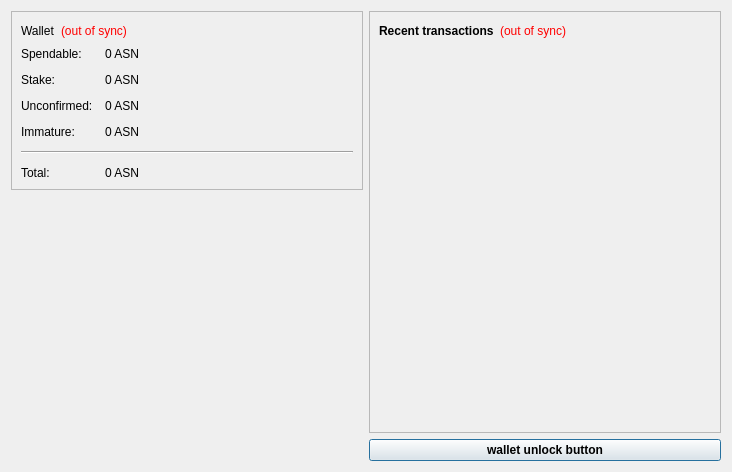
<?xml version="1.0" encoding="UTF-8"?>
<ui version="4.0">
 <class>OverviewPage</class>
 <widget class="QWidget" name="OverviewPage">
  <property name="geometry">
   <rect>
    <x>0</x>
    <y>0</y>
    <width>732</width>
    <height>472</height>
   </rect>
  </property>
  <property name="windowTitle">
   <string>Form</string>
  </property>
  <layout class="QHBoxLayout" name="horizontalLayout" stretch="0,0">
   <item>
    <layout class="QVBoxLayout" name="verticalLayout_2">
     <item>
      <widget class="QFrame" name="frame">
       <property name="frameShape">
        <enum>QFrame::StyledPanel</enum>
       </property>
       <property name="frameShadow">
        <enum>QFrame::Raised</enum>
       </property>
       <layout class="QVBoxLayout" name="verticalLayout_4">
        <item>
         <layout class="QHBoxLayout" name="horizontalLayout_4">
          <item>
           <widget class="QLabel" name="label_5">
            <property name="font">
             <font>
              <weight>50</weight>
              <bold>false</bold>
             </font>
            </property>
            <property name="text">
             <string>Wallet</string>
            </property>
           </widget>
          </item>
          <item>
           <widget class="QLabel" name="labelWalletStatus">
            <property name="toolTip">
             <string>The displayed information may be out of date. Your wallet automatically synchronizes with the ascension network after a connection is established, but this process has not completed yet.</string>
            </property>
            <property name="styleSheet">
             <string notr="true">QLabel { color: red; }</string>
            </property>
            <property name="text">
             <string notr="true">(out of sync)</string>
            </property>
            <property name="alignment">
             <set>Qt::AlignLeading|Qt::AlignLeft|Qt::AlignVCenter</set>
            </property>
           </widget>
          </item>
          <item>
           <spacer name="horizontalSpacer_2">
            <property name="orientation">
             <enum>Qt::Horizontal</enum>
            </property>
            <property name="sizeHint" stdset="0">
             <size>
              <width>40</width>
              <height>20</height>
             </size>
            </property>
           </spacer>
          </item>
         </layout>
        </item>
        <item>
         <layout class="QFormLayout" name="formLayout_2">
          <property name="fieldGrowthPolicy">
           <enum>QFormLayout::AllNonFixedFieldsGrow</enum>
          </property>
          <property name="horizontalSpacing">
           <number>12</number>
          </property>
          <property name="verticalSpacing">
           <number>12</number>
          </property>
          <item row="0" column="0">
           <widget class="QLabel" name="label">
            <property name="text">
             <string>Spendable:</string>
            </property>
           </widget>
          </item>
          <item row="0" column="1">
           <widget class="QLabel" name="labelBalance">
            <property name="font">
             <font>
              <weight>50</weight>
              <bold>false</bold>
             </font>
            </property>
            <property name="cursor">
             <cursorShape>IBeamCursor</cursorShape>
            </property>
            <property name="toolTip">
             <string>Your current spendable balance</string>
            </property>
            <property name="text">
             <string notr="true">0 ASN</string>
            </property>
            <property name="textInteractionFlags">
             <set>Qt::LinksAccessibleByMouse|Qt::TextSelectableByKeyboard|Qt::TextSelectableByMouse</set>
            </property>
           </widget>
          </item>
          <item row="1" column="0">
           <widget class="QLabel" name="label_6">
            <property name="text">
             <string>Stake:</string>
            </property>
           </widget>
          </item>
          <item row="1" column="1">
           <widget class="QLabel" name="labelStake">
            <property name="font">
             <font>
              <weight>50</weight>
              <bold>false</bold>
             </font>
            </property>
            <property name="cursor">
             <cursorShape>IBeamCursor</cursorShape>
            </property>
            <property name="toolTip">
             <string>Total of coins that was staked, and do not yet count toward the current balance</string>
            </property>
            <property name="text">
             <string notr="true">0 ASN</string>
            </property>
            <property name="textInteractionFlags">
             <set>Qt::LinksAccessibleByMouse|Qt::TextSelectableByKeyboard|Qt::TextSelectableByMouse</set>
            </property>
           </widget>
          </item>
          <item row="2" column="0">
           <widget class="QLabel" name="label_3">
            <property name="text">
             <string>Unconfirmed:</string>
            </property>
           </widget>
          </item>
          <item row="2" column="1">
           <widget class="QLabel" name="labelUnconfirmed">
            <property name="font">
             <font>
              <weight>50</weight>
              <bold>false</bold>
             </font>
            </property>
            <property name="cursor">
             <cursorShape>IBeamCursor</cursorShape>
            </property>
            <property name="toolTip">
             <string>Total of transactions that have yet to be confirmed, and do not yet count toward the current balance</string>
            </property>
            <property name="text">
             <string notr="true">0 ASN</string>
            </property>
            <property name="textInteractionFlags">
             <set>Qt::LinksAccessibleByMouse|Qt::TextSelectableByKeyboard|Qt::TextSelectableByMouse</set>
            </property>
           </widget>
          </item>
          <item row="3" column="0">
           <widget class="QLabel" name="labelImmatureText">
            <property name="text">
             <string>Immature:</string>
            </property>
           </widget>
          </item>
          <item row="3" column="1">
           <widget class="QLabel" name="labelImmature">
            <property name="font">
             <font>
              <weight>50</weight>
              <bold>false</bold>
             </font>
            </property>
            <property name="toolTip">
             <string>Mined balance that has not yet matured</string>
            </property>
            <property name="text">
             <string notr="true">0 ASN</string>
            </property>
            <property name="textInteractionFlags">
             <set>Qt::LinksAccessibleByMouse|Qt::TextSelectableByKeyboard|Qt::TextSelectableByMouse</set>
            </property>
           </widget>
          </item>
          <item row="4" column="0" colspan="2">
           <widget class="Line" name="line">
            <property name="orientation">
             <enum>Qt::Horizontal</enum>
            </property>
           </widget>
          </item>
          <item row="5" column="0">
           <widget class="QLabel" name="labelTotalText">
            <property name="text">
             <string>Total:</string>
            </property>
           </widget>
          </item>
          <item row="5" column="1">
           <widget class="QLabel" name="labelTotal">
            <property name="font">
             <font>
              <weight>50</weight>
              <bold>false</bold>
             </font>
            </property>
            <property name="cursor">
             <cursorShape>IBeamCursor</cursorShape>
            </property>
            <property name="toolTip">
             <string>Your current total balance</string>
            </property>
            <property name="text">
             <string notr="true">0 ASN</string>
            </property>
            <property name="textInteractionFlags">
             <set>Qt::LinksAccessibleByMouse|Qt::TextSelectableByKeyboard|Qt::TextSelectableByMouse</set>
            </property>
           </widget>
          </item>
         </layout>
        </item>
       </layout>
      </widget>
     </item>
     <item>
      <spacer name="verticalSpacer_4">
       <property name="orientation">
        <enum>Qt::Vertical</enum>
       </property>
       <property name="sizeHint" stdset="0">
        <size>
         <width>20</width>
         <height>40</height>
        </size>
       </property>
      </spacer>
     </item>
     <item>
      <widget class="QLabel" name="label_2">
       <property name="text">
        <string/>
       </property>
       <property name="pixmap">
        <pixmap resource="../bitcoin.qrc">:/images/wallet_logo</pixmap>
       </property>
       <property name="alignment">
        <set>Qt::AlignCenter</set>
       </property>
      </widget>
     </item>
     <item>
      <spacer name="verticalSpacer">
       <property name="orientation">
        <enum>Qt::Vertical</enum>
       </property>
       <property name="sizeHint" stdset="0">
        <size>
         <width>20</width>
         <height>40</height>
        </size>
       </property>
      </spacer>
     </item>
    </layout>
   </item>
   <item>
    <layout class="QVBoxLayout" name="verticalLayout_3">
     <item>
      <widget class="QFrame" name="frame_2">
       <property name="frameShape">
        <enum>QFrame::StyledPanel</enum>
       </property>
       <property name="frameShadow">
        <enum>QFrame::Raised</enum>
       </property>
       <layout class="QVBoxLayout" name="verticalLayout">
        <item>
         <layout class="QHBoxLayout" name="horizontalLayout_2">
          <item>
           <widget class="QLabel" name="label_4">
            <property name="text">
             <string>&lt;b&gt;Recent transactions&lt;/b&gt;</string>
            </property>
           </widget>
          </item>
          <item>
           <widget class="QLabel" name="labelTransactionsStatus">
            <property name="toolTip">
             <string>The displayed information may be out of date. Your wallet automatically synchronizes with the ascension network after a connection is established, but this process has not completed yet.</string>
            </property>
            <property name="styleSheet">
             <string notr="true">QLabel { color: red; }</string>
            </property>
            <property name="text">
             <string notr="true">(out of sync)</string>
            </property>
            <property name="alignment">
             <set>Qt::AlignRight|Qt::AlignTrailing|Qt::AlignVCenter</set>
            </property>
           </widget>
          </item>
          <item>
           <spacer name="horizontalSpacer">
            <property name="orientation">
             <enum>Qt::Horizontal</enum>
            </property>
            <property name="sizeHint" stdset="0">
             <size>
              <width>40</width>
              <height>20</height>
             </size>
            </property>
           </spacer>
          </item>
         </layout>
        </item>
        <item>
         <widget class="QListView" name="listTransactions">
          <property name="styleSheet">
           <string notr="true">QListView { background: transparent; }</string>
          </property>
          <property name="frameShape">
           <enum>QFrame::NoFrame</enum>
          </property>
          <property name="verticalScrollBarPolicy">
           <enum>Qt::ScrollBarAlwaysOff</enum>
          </property>
          <property name="horizontalScrollBarPolicy">
           <enum>Qt::ScrollBarAlwaysOff</enum>
          </property>
          <property name="selectionMode">
           <enum>QAbstractItemView::NoSelection</enum>
          </property>
         </widget>
        </item>
       </layout>
      </widget>
     </item>
     <item>
      <widget class="QPushButton" name="unlockWalletButton">
       <property name="sizePolicy">
        <sizepolicy hsizetype="Minimum" vsizetype="Fixed">
         <horstretch>0</horstretch>
         <verstretch>0</verstretch>
        </sizepolicy>
       </property>
       <property name="maximumSize">
        <size>
         <width>16777214</width>
         <height>16777214</height>
        </size>
       </property>
       <property name="font">
        <font>
         <weight>75</weight>
         <bold>true</bold>
        </font>
       </property>
       <property name="toolTip">
        <string/>
       </property>
       <property name="text">
        <string>wallet unlock button</string>
       </property>
       <property name="checkable">
        <bool>false</bool>
       </property>
       <property name="autoDefault">
        <bool>false</bool>
       </property>
       <property name="default">
        <bool>true</bool>
       </property>
       <property name="flat">
        <bool>false</bool>
       </property>
      </widget>
     </item>
    </layout>
   </item>
  </layout>
 </widget>
 <resources>
  <include location="../bitcoin.qrc"/>
 </resources>
 <connections/>
</ui>
